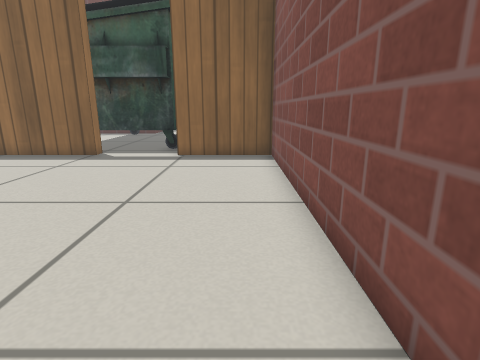
View 1 (above)

16 first-person views from a walk through a Gazebo world. The camera is 0.5 m above the floor, tilts 14° down and sees 80° across. The floor is counted in squares, 0.25 m on a side. Each view is taken from the middle of a square. On the plan, view 1 faces up. The plan holds only what a view shows up to about 16 squares ahead; the rest is blank. The place goes on beyond the plan. Robots are left out. Simple patterns stand in for the simulator's built-in surfaces.

View 2
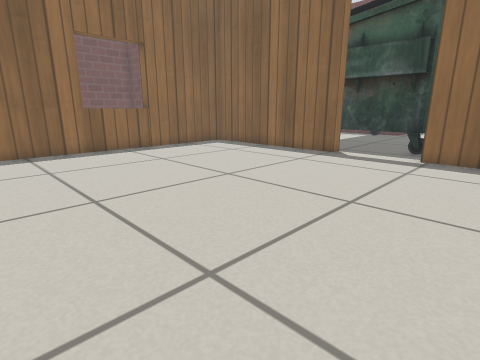

View 3
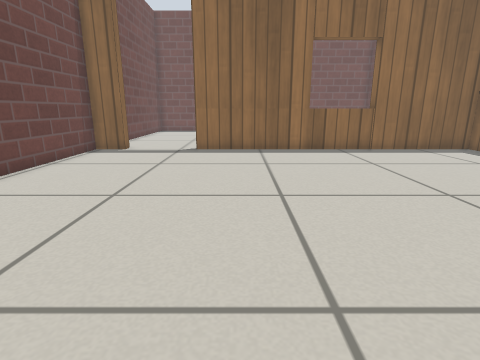

View 4
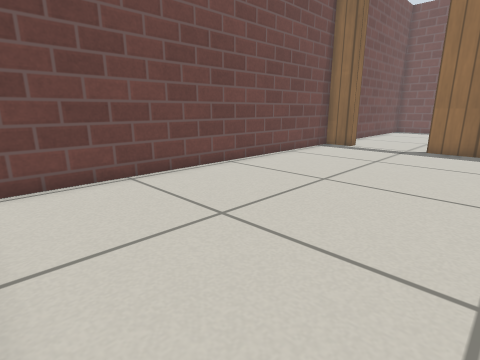

View 5
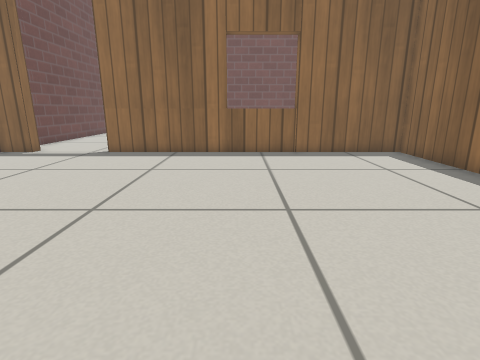

View 6
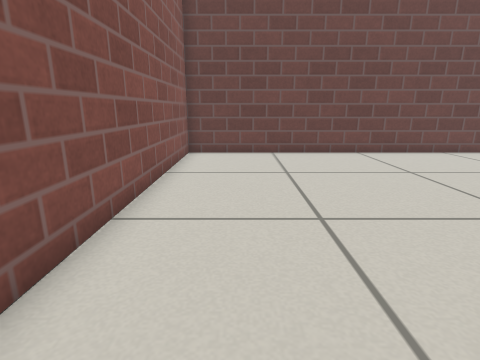

View 7
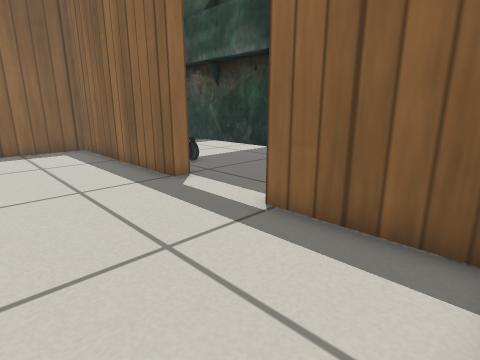

View 8
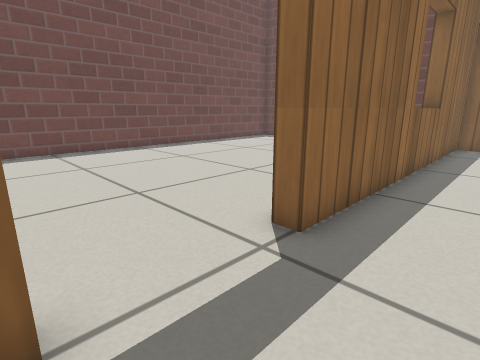

View 9
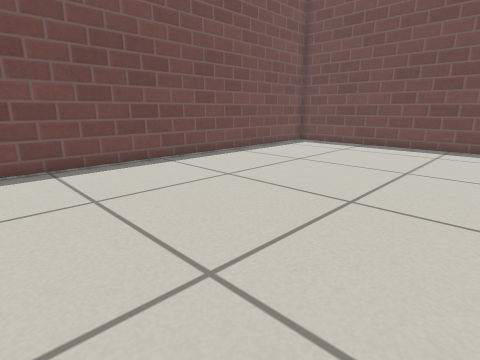

View 10
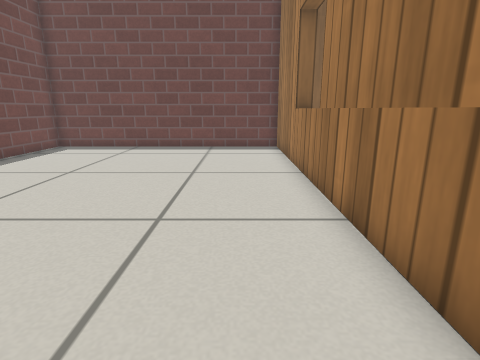

View 11
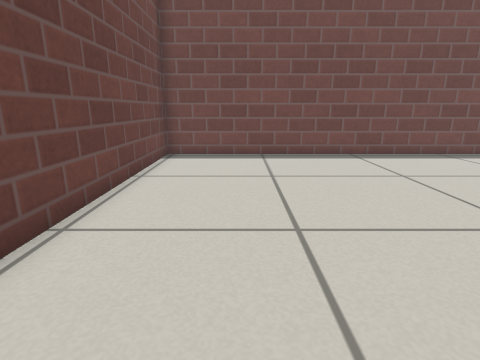

View 12
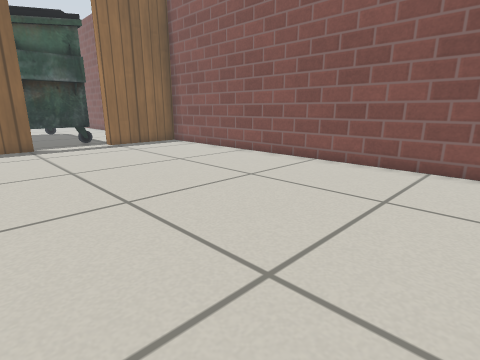

View 13
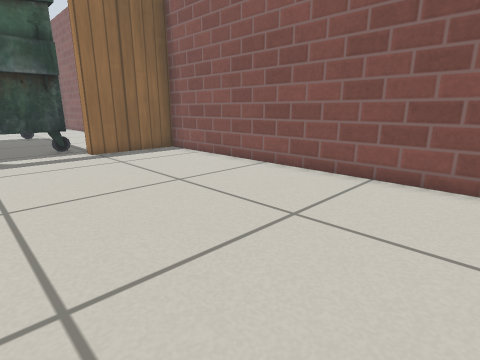

View 14
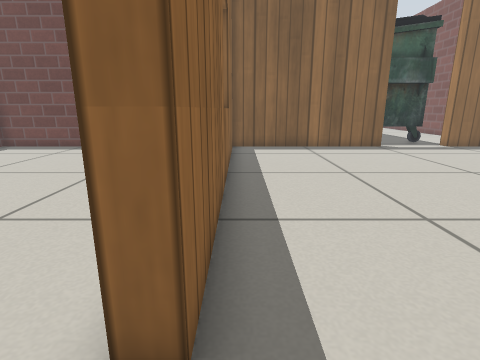

View 15
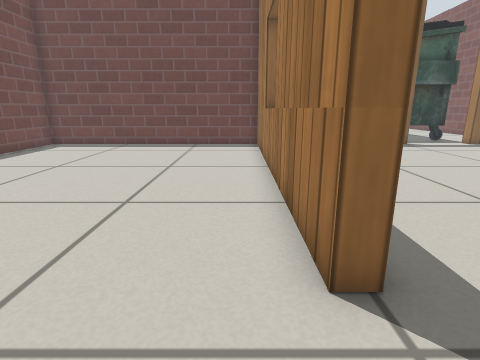

View 16
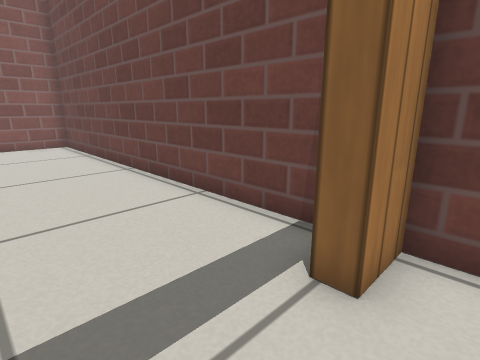

### Floor plan
Points are (right, up) in squares from view 1. A wall is a line through its corners. A room is listed if a view was taken in it or the views show most of it. See-through windows are left out.
Room 1 (views 1, 2, 3, 4, 5, 6, 7, 8, 11, 12, 13, 14)
walls: (-6.3, 12.5) (-14.4, 12.5) (-14.4, -1.2); (-14.4, -4.8) (-14.4, -6.3) (1.4, -6.3) (1.4, 12.5) (-2.7, 12.5)
ways out: open door at (-15, -3) to room 2; open door at (-4.5, 13)
Room 2 (views 9, 10, 15, 16)
walls: (-15, -1.2) (-15, 12.5) (-26.8, 12.5) (-26.8, -6.3) (-15, -6.3)
low walls: (-15, -6.3) (-15, -4.8)
ways out: open door at (-15, -3) to room 1

Positions as (right, up) in squares from view 1, and headings:
1: (0, 0), facing up
2: (0, 0), facing up-left
3: (0, 1), facing left
4: (1, 2), facing down-left
5: (-1, 5), facing left
6: (-1, 7), facing down
7: (1, 8), facing up-left
8: (-12, -5), facing up-left
9: (-16, -4), facing up-left
10: (-17, -3), facing up
11: (-14, -3), facing left
12: (-9, -4), facing up-right
13: (-7, -1), facing up-right
14: (-14, -3), facing up
15: (-16, -4), facing up
16: (-16, -2), facing down-right
